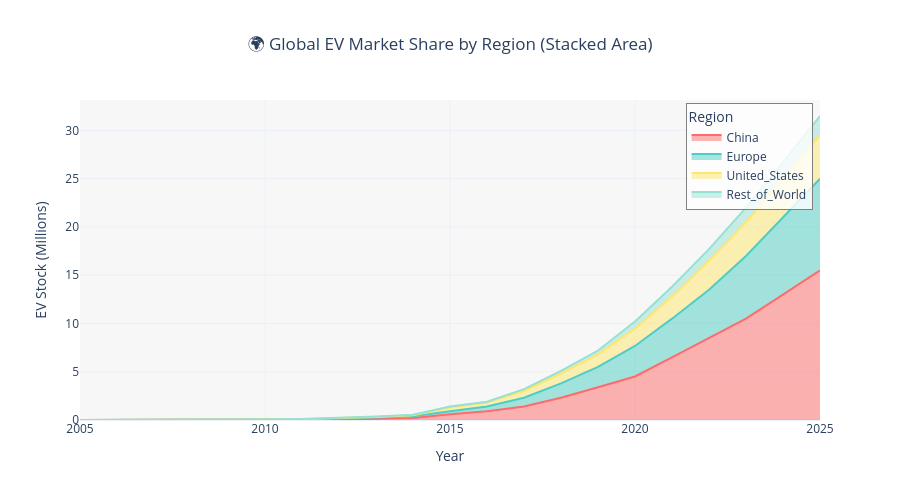
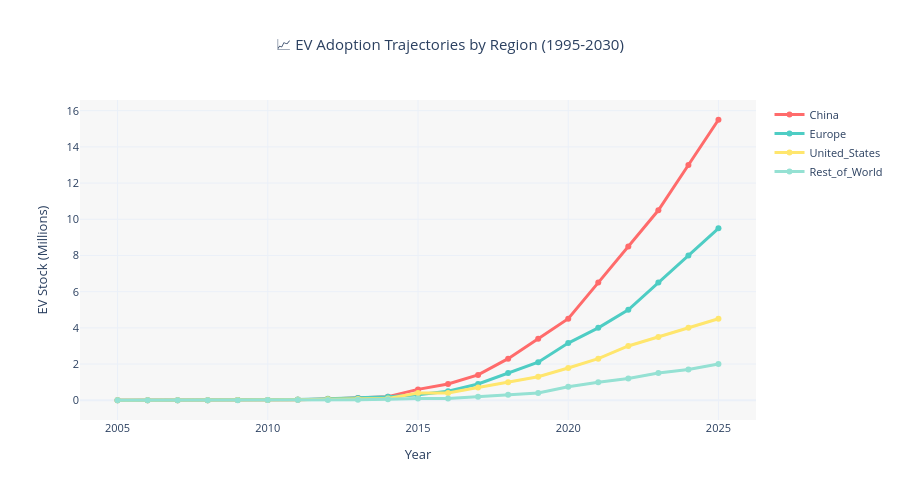
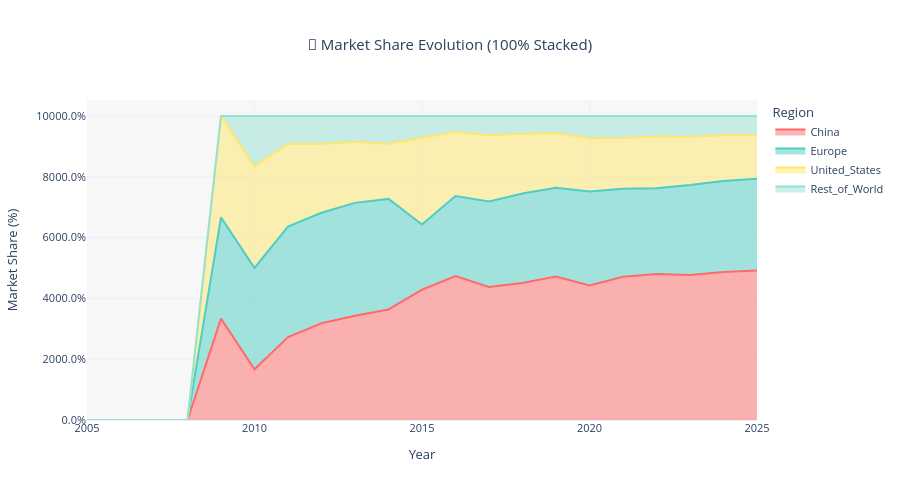

The cell these charts' notebook holds for them, in order:
### Markdown cell above
## 3️⃣ SECTION 3: EV Adoption Trends by Region

🗺️ **Regional Deep Dive:**
- **China:** Market leader, exponential acceleration post-2015
- **Europe:** Steady growth, policy-driven regulations
- **USA:** Later adoption, recent acceleration  
- **Rest of World:** Emerging markets with rapid expansion

**Visualizations:**
1. Stacked area chart showing absolute contributions
2. Line chart comparing growth trajectories
3. Market share evolution over time

### Code cell
# 📊 Visualization 1: Stacked Area Chart - Regional Contributions
fig1 = px.area(
    ev_df,
    x="Year",
    y=["China", "Europe", "United_States", "Rest_of_World"],
    labels={"value": "EV Stock (Millions)", "variable": "Region"},
    title="🌍 Global EV Market Share by Region (Stacked Area)",
    color_discrete_map={
        "China": "#FF6B6B",
        "Europe": "#4ECDC4",
        "United_States": "#FFE66D",
        "Rest_of_World": "#95E1D3"
    }
)
fig1.update_layout(
    template="plotly_white",
    title_x=0.5,
    hovermode="x unified",
    font=dict(size=12),
    height=500,
    plot_bgcolor='rgba(240,240,240,0.5)',
    paper_bgcolor='white',
    showlegend=True,
    legend=dict(
        orientation="v",
        yanchor="top",
        y=0.99,
        xanchor="right",
        x=0.99,
        bgcolor="rgba(255,255,255,0.8)",
        bordercolor="gray",
        borderwidth=1
    )
)
fig1.show()

# 📈 Visualization 2: Line Chart - Regional Growth Trajectories
fig2 = go.Figure()
regions = ["China", "Europe", "United_States", "Rest_of_World"]
colors = ["#FF6B6B", "#4ECDC4", "#FFE66D", "#95E1D3"]

for region, color in zip(regions, colors):
    fig2.add_trace(go.Scatter(
        x=ev_df["Year"],
        y=ev_df[region],
        mode="lines+markers",
        name=region,
        line=dict(color=color, width=3),
        marker=dict(size=6),
        hovertemplate="<b>%{fullData.name}</b><br>Year: %{x}<br>EV Stock: %{y:.2f}M<extra></extra>"
    ))

fig2.update_layout(
    title="📈 EV Adoption Trajectories by Region (1995-2030)",
    xaxis_title="Year",
    yaxis_title="EV Stock (Millions)",
    template="plotly_white",
    title_x=0.5,
    height=500,
    hovermode="x unified",
    plot_bgcolor='rgba(240,240,240,0.5)',
    font=dict(size=11)
)
fig2.show()

# 🎯 Visualization 3: Market Share Trend Over Time
market_share_pct = ev_df[['China', 'Europe', 'United_States', 'Rest_of_World']].div(ev_df['Total'], axis=0) * 100
market_share_pct['Year'] = ev_df['Year']

fig3 = px.area(
    market_share_pct,
    x="Year",
    y=["China", "Europe", "United_States", "Rest_of_World"],
    labels={"value": "Market Share (%)", "variable": "Region"},
    title="🥧 Market Share Evolution (100% Stacked)",
    color_discrete_map={
        "China": "#FF6B6B",
        "Europe": "#4ECDC4",
        "United_States": "#FFE66D",
        "Rest_of_World": "#95E1D3"
    }
)
fig3.update_layout(
    template="plotly_white",
    title_x=0.5,
    height=500,
    hovermode="x unified",
    yaxis=dict(tickformat=".1%"),
    plot_bgcolor='rgba(240,240,240,0.5)',
    font=dict(size=11)
)
fig3.show()

print("\n✅ Regional trend visualizations complete!")

### Figure 1 — Plotly figure (JSON) as saved in the notebook; plotly's stock layout.template omitted (floating-point values rounded to 4 significant figures)
{"data": [{"fillpattern": {"shape": ""}, "hovertemplate": "Region=China<br>Year=%{x}<br>EV Stock (Millions)=%{y}<extra></extra>", "legendgroup": "China", "line": {"color": "#FF6B6B"}, "marker": {"symbol": "circle"}, "mode": "lines", "name": "China", "orientation": "v", "showlegend": true, "stackgroup": "1", "type": "scatter", "x": [2005, 2006, 2007, 2008, 2009, 2010, 2011, 2012, 2013, 2014, 2015, 2016, 2017, 2018, 2019, 2020, 2021, 2022, 2023, 2024, 2025], "xaxis": "x", "y": [0.0, 0.0, 0.0, 0.0, 0.01, 0.01, 0.03, 0.07, 0.12, 0.2, 0.6, 0.9, 1.4, 2.3, 3.4, 4.51, 6.5, 8.5, 10.5, 13.0, 15.5], "yaxis": "y"}, {"fillpattern": {"shape": ""}, "hovertemplate": "Region=Europe<br>Year=%{x}<br>EV Stock (Millions)=%{y}<extra></extra>", "legendgroup": "Europe", "line": {"color": "#4ECDC4"}, "marker": {"symbol": "circle"}, "mode": "lines", "name": "Europe", "orientation": "v", "showlegend": true, "stackgroup": "1", "type": "scatter", "x": [2005, 2006, 2007, 2008, 2009, 2010, 2011, 2012, 2013, 2014, 2015, 2016, 2017, 2018, 2019, 2020, 2021, 2022, 2023, 2024, 2025], "xaxis": "x", "y": [0.0, 0.0, 0.0, 0.0, 0.01, 0.02, 0.04, 0.08, 0.13, 0.2, 0.3, 0.5, 0.9, 1.5, 2.1, 3.16, 4.0, 5.0, 6.5, 8.0, 9.5], "yaxis": "y"}, {"fillpattern": {"shape": ""}, "hovertemplate": "Region=United_States<br>Year=%{x}<br>EV Stock (Millions)=%{y}<extra></extra>", "legendgroup": "United_States", "line": {"color": "#FFE66D"}, "marker": {"symbol": "circle"}, "mode": "lines", "name": "United_States", "orientation": "v", "showlegend": true, "stackgroup": "1", "type": "scatter", "x": [2005, 2006, 2007, 2008, 2009, 2010, 2011, 2012, 2013, 2014, 2015, 2016, 2017, 2018, 2019, 2020, 2021, 2022, 2023, 2024, 2025], "xaxis": "x", "y": [0.0, 0.0, 0.0, 0.0, 0.01, 0.02, 0.03, 0.05, 0.07, 0.1, 0.4, 0.4, 0.7, 1.0, 1.3, 1.78, 2.3, 3.0, 3.5, 4.0, 4.5], "yaxis": "y"}, {"fillpattern": {"shape": ""}, "hovertemplate": "Region=Rest_of_World<br>Year=%{x}<br>EV Stock (Millions)=%{y}<extra></extra>", "legendgroup": "Rest_of_World", "line": {"color": "#95E1D3"}, "marker": {"symbol": "circle"}, "mode": "lines", "name": "Rest_of_World", "orientation": "v", "showlegend": true, "stackgroup": "1", "type": "scatter", "x": [2005, 2006, 2007, 2008, 2009, 2010, 2011, 2012, 2013, 2014, 2015, 2016, 2017, 2018, 2019, 2020, 2021, 2022, 2023, 2024, 2025], "xaxis": "x", "y": [0.0, 0.0, 0.0, 0.0, 0.0, 0.01, 0.01, 0.02, 0.03, 0.05, 0.1, 0.1, 0.2, 0.3, 0.4, 0.75, 1.0, 1.2, 1.5, 1.7, 2.0], "yaxis": "y"}], "layout": {"font": {"size": 12}, "height": 500, "hovermode": "x unified", "legend": {"bgcolor": "rgba(255,255,255,0.8)", "bordercolor": "gray", "borderwidth": 1, "orientation": "v", "title": {"text": "Region"}, "tracegroupgap": 0, "x": 0.99, "xanchor": "right", "y": 0.99, "yanchor": "top"}, "paper_bgcolor": "white", "plot_bgcolor": "rgba(240,240,240,0.5)", "showlegend": true, "title": {"text": "🌍 Global EV Market Share by Region (Stacked Area)", "x": 0.5}, "xaxis": {"anchor": "y", "domain": [0, 1], "title": {"text": "Year"}}, "yaxis": {"anchor": "x", "domain": [0, 1], "title": {"text": "EV Stock (Millions)"}}}}

### Figure 2 — Plotly figure (JSON) as saved in the notebook; plotly's stock layout.template omitted (floating-point values rounded to 4 significant figures)
{"data": [{"hovertemplate": "<b>%{fullData.name}</b><br>Year: %{x}<br>EV Stock: %{y:.2f}M<extra></extra>", "line": {"color": "#FF6B6B", "width": 3}, "marker": {"size": 6}, "mode": "lines+markers", "name": "China", "type": "scatter", "x": [2005, 2006, 2007, 2008, 2009, 2010, 2011, 2012, 2013, 2014, 2015, 2016, 2017, 2018, 2019, 2020, 2021, 2022, 2023, 2024, 2025], "y": [0.0, 0.0, 0.0, 0.0, 0.01, 0.01, 0.03, 0.07, 0.12, 0.2, 0.6, 0.9, 1.4, 2.3, 3.4, 4.51, 6.5, 8.5, 10.5, 13.0, 15.5]}, {"hovertemplate": "<b>%{fullData.name}</b><br>Year: %{x}<br>EV Stock: %{y:.2f}M<extra></extra>", "line": {"color": "#4ECDC4", "width": 3}, "marker": {"size": 6}, "mode": "lines+markers", "name": "Europe", "type": "scatter", "x": [2005, 2006, 2007, 2008, 2009, 2010, 2011, 2012, 2013, 2014, 2015, 2016, 2017, 2018, 2019, 2020, 2021, 2022, 2023, 2024, 2025], "y": [0.0, 0.0, 0.0, 0.0, 0.01, 0.02, 0.04, 0.08, 0.13, 0.2, 0.3, 0.5, 0.9, 1.5, 2.1, 3.16, 4.0, 5.0, 6.5, 8.0, 9.5]}, {"hovertemplate": "<b>%{fullData.name}</b><br>Year: %{x}<br>EV Stock: %{y:.2f}M<extra></extra>", "line": {"color": "#FFE66D", "width": 3}, "marker": {"size": 6}, "mode": "lines+markers", "name": "United_States", "type": "scatter", "x": [2005, 2006, 2007, 2008, 2009, 2010, 2011, 2012, 2013, 2014, 2015, 2016, 2017, 2018, 2019, 2020, 2021, 2022, 2023, 2024, 2025], "y": [0.0, 0.0, 0.0, 0.0, 0.01, 0.02, 0.03, 0.05, 0.07, 0.1, 0.4, 0.4, 0.7, 1.0, 1.3, 1.78, 2.3, 3.0, 3.5, 4.0, 4.5]}, {"hovertemplate": "<b>%{fullData.name}</b><br>Year: %{x}<br>EV Stock: %{y:.2f}M<extra></extra>", "line": {"color": "#95E1D3", "width": 3}, "marker": {"size": 6}, "mode": "lines+markers", "name": "Rest_of_World", "type": "scatter", "x": [2005, 2006, 2007, 2008, 2009, 2010, 2011, 2012, 2013, 2014, 2015, 2016, 2017, 2018, 2019, 2020, 2021, 2022, 2023, 2024, 2025], "y": [0.0, 0.0, 0.0, 0.0, 0.0, 0.01, 0.01, 0.02, 0.03, 0.05, 0.1, 0.1, 0.2, 0.3, 0.4, 0.75, 1.0, 1.2, 1.5, 1.7, 2.0]}], "layout": {"font": {"size": 11}, "height": 500, "hovermode": "x unified", "plot_bgcolor": "rgba(240,240,240,0.5)", "title": {"text": "📈 EV Adoption Trajectories by Region (1995-2030)", "x": 0.5}, "xaxis": {"title": {"text": "Year"}}, "yaxis": {"title": {"text": "EV Stock (Millions)"}}}}

### Figure 3 — Plotly figure (JSON) as saved in the notebook; plotly's stock layout.template omitted (floating-point values rounded to 4 significant figures)
{"data": [{"fillpattern": {"shape": ""}, "hovertemplate": "Region=China<br>Year=%{x}<br>Market Share (%)=%{y}<extra></extra>", "legendgroup": "China", "line": {"color": "#FF6B6B"}, "marker": {"symbol": "circle"}, "mode": "lines", "name": "China", "orientation": "v", "showlegend": true, "stackgroup": "1", "type": "scatter", "x": [2005, 2006, 2007, 2008, 2009, 2010, 2011, 2012, 2013, 2014, 2015, 2016, 2017, 2018, 2019, 2020, 2021, 2022, 2023, 2024, 2025], "xaxis": "x", "y": [NaN, NaN, NaN, NaN, 33.33, 16.67, 27.27, 31.82, 34.29, 36.36, 42.86, 47.37, 43.75, 45.1, 47.22, 44.22, 47.1, 48.02, 47.73, 48.69, 49.21], "yaxis": "y"}, {"fillpattern": {"shape": ""}, "hovertemplate": "Region=Europe<br>Year=%{x}<br>Market Share (%)=%{y}<extra></extra>", "legendgroup": "Europe", "line": {"color": "#4ECDC4"}, "marker": {"symbol": "circle"}, "mode": "lines", "name": "Europe", "orientation": "v", "showlegend": true, "stackgroup": "1", "type": "scatter", "x": [2005, 2006, 2007, 2008, 2009, 2010, 2011, 2012, 2013, 2014, 2015, 2016, 2017, 2018, 2019, 2020, 2021, 2022, 2023, 2024, 2025], "xaxis": "x", "y": [NaN, NaN, NaN, NaN, 33.33, 33.33, 36.36, 36.36, 37.14, 36.36, 21.43, 26.32, 28.12, 29.41, 29.17, 30.98, 28.99, 28.25, 29.55, 29.96, 30.16], "yaxis": "y"}, {"fillpattern": {"shape": ""}, "hovertemplate": "Region=United_States<br>Year=%{x}<br>Market Share (%)=%{y}<extra></extra>", "legendgroup": "United_States", "line": {"color": "#FFE66D"}, "marker": {"symbol": "circle"}, "mode": "lines", "name": "United_States", "orientation": "v", "showlegend": true, "stackgroup": "1", "type": "scatter", "x": [2005, 2006, 2007, 2008, 2009, 2010, 2011, 2012, 2013, 2014, 2015, 2016, 2017, 2018, 2019, 2020, 2021, 2022, 2023, 2024, 2025], "xaxis": "x", "y": [NaN, NaN, NaN, NaN, 33.33, 33.33, 27.27, 22.73, 20.0, 18.18, 28.57, 21.05, 21.87, 19.61, 18.06, 17.45, 16.67, 16.95, 15.91, 14.98, 14.29], "yaxis": "y"}, {"fillpattern": {"shape": ""}, "hovertemplate": "Region=Rest_of_World<br>Year=%{x}<br>Market Share (%)=%{y}<extra></extra>", "legendgroup": "Rest_of_World", "line": {"color": "#95E1D3"}, "marker": {"symbol": "circle"}, "mode": "lines", "name": "Rest_of_World", "orientation": "v", "showlegend": true, "stackgroup": "1", "type": "scatter", "x": [2005, 2006, 2007, 2008, 2009, 2010, 2011, 2012, 2013, 2014, 2015, 2016, 2017, 2018, 2019, 2020, 2021, 2022, 2023, 2024, 2025], "xaxis": "x", "y": [NaN, NaN, NaN, NaN, 0.0, 16.67, 9.091, 9.091, 8.571, 9.091, 7.143, 5.263, 6.25, 5.882, 5.556, 7.353, 7.246, 6.78, 6.818, 6.367, 6.349], "yaxis": "y"}], "layout": {"font": {"size": 11}, "height": 500, "hovermode": "x unified", "legend": {"title": {"text": "Region"}, "tracegroupgap": 0}, "plot_bgcolor": "rgba(240,240,240,0.5)", "title": {"text": "🥧 Market Share Evolution (100% Stacked)", "x": 0.5}, "xaxis": {"anchor": "y", "domain": [0, 1], "title": {"text": "Year"}}, "yaxis": {"anchor": "x", "domain": [0, 1], "tickformat": ".1%", "title": {"text": "Market Share (%)"}}}}
